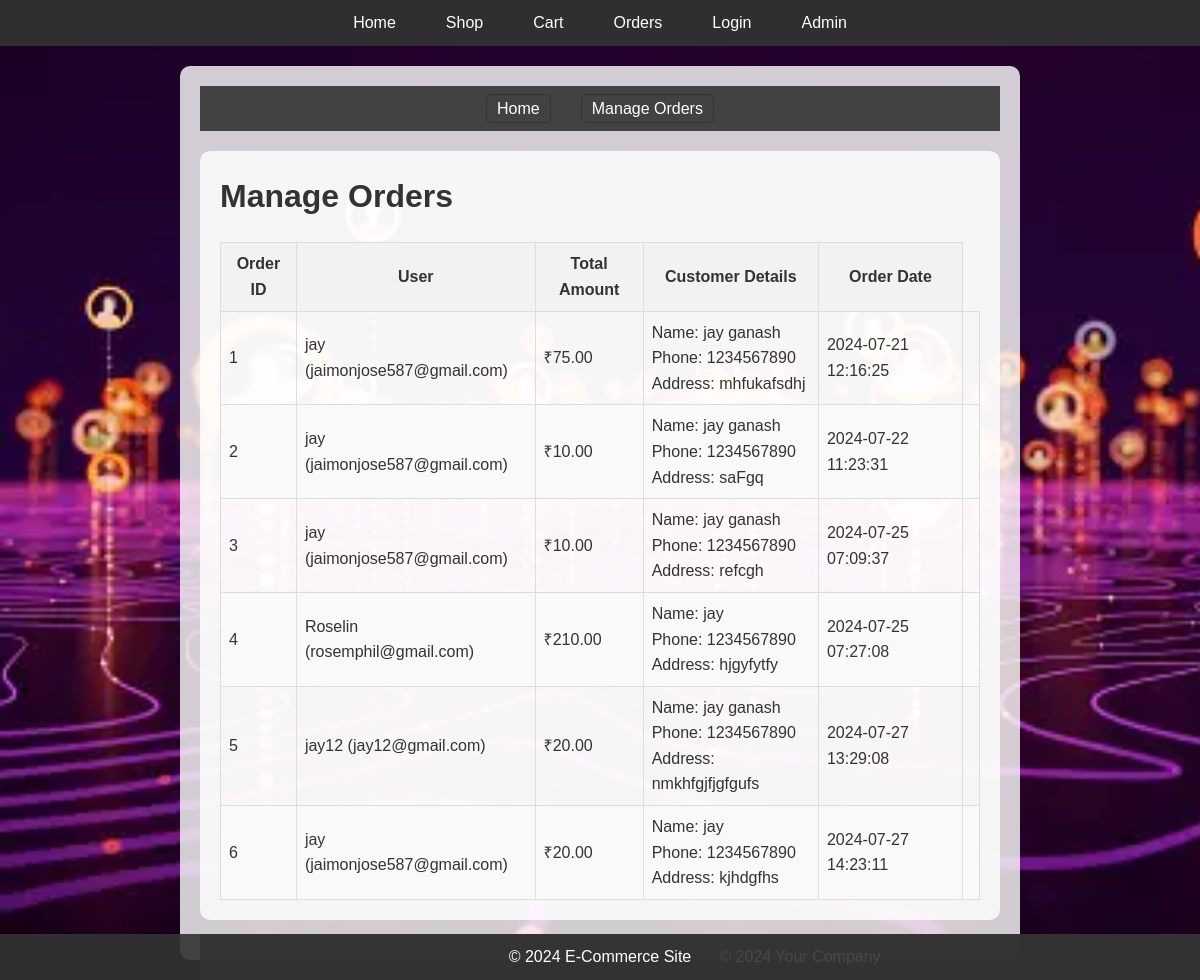
The page /admin_orders.php (signed in) on the database its author committed.
### tables this page shows
CREATE TABLE `orders` (
  `id` int(11) NOT NULL,
  `user_id` int(11) NOT NULL,
  `total_amount` decimal(10,2) NOT NULL,
  `STATUS` varchar(50) NOT NULL,
  `NAME` varchar(255) NOT NULL,
  `phone` varchar(20) NOT NULL,
  `address` text NOT NULL,
  `created_at` timestamp NOT NULL DEFAULT current_timestamp()
);

CREATE TABLE `users` (
  `id` int(11) NOT NULL,
  `username` varchar(50) NOT NULL,
  `password` varchar(255) NOT NULL,
  `email` varchar(255) NOT NULL,
  `role` enum('user','admin') DEFAULT 'user'
);

### admin_orders.php (the view, shortened to what this page needs)
<?php
include 'header.php';
include 'db.php';
$sql = "SELECT orders.id, orders.user_id, orders.total_amount, orders.status, orders.name, orders.phone, orders.address, orders.created_at, users.username, users.email
        FROM orders
        JOIN users ON orders.user_id = users.id";
$result = $conn->query($sql);
?>
<!DOCTYPE html>
<html lang="en">
<head>
</head>
<body>
    <header>
        <nav>
            <ul>
                <li><a href="admin.php">Home</a></li>
                <li><a href="admin_orders.php">Manage Orders</a></li>
            </ul>
        </nav>
    </header>
    <main>
        <h1>Manage Orders</h1>
        <table>
            <thead>
                <tr>
                    <th>Order ID</th>
                    <th>User</th>
                    <th>Total Amount</th>
                    <th>Customer Details</th>
                    <th>Order Date</th>
                </tr>
            </thead>
            <tbody>
                <?php
                if ($result->num_rows > 0) {
                    while ($row = $result->fetch_assoc()) {
                        echo "<tr>";
                        echo "<td>" . htmlspecialchars($row['id']) . "</td>";
                        echo "<td>" . htmlspecialchars($row['username']) . " (" . htmlspecialchars($row['email']) . ")</td>";
                        echo "<td>₹" . htmlspecialchars($row['total_amount']) . "</td>";
                        echo "<td>";
                        echo "Name: " . htmlspecialchars($row['name']) . "<br>";
                        echo "Phone: " . htmlspecialchars($row['phone']) . "<br>";
                        echo "Address: " . htmlspecialchars($row['address']);
                        echo "</td>";
                        echo "<td>" . htmlspecialchars($row['created_at']) . "</td>";
                        echo "<td>";
                        echo "</td>";
                        echo "</tr>";
                    }
                } else {
                    echo "<tr><td colspan='7'>No orders found.</td></tr>";
                }
                ?>
            </tbody>
        </table>
    </main>
    <footer>
        <p>&copy; 2024 Your Company</p>
    </footer>
</body>
</html>
<?php
include 'footer.php';
?>

### styles.css (style rules this page uses)
body, h1, h2, h3, p, ul { margin: 0; padding: 0; font-family: Arial, sans-serif; }
body { line-height: 1.6; background-image: url('images.jpg'); background-size: cover; background-repeat: no-repeat; background-attachment: fixed; color: #333; }
header { background: rgba(51, 51, 51, 0.9); color: #fff; padding: 10px 0; }
header nav ul { list-style: none; display: flex; justify-content: center; align-items: center; }
header nav ul li { margin: 0 15px; }
header nav ul li a { color: #fff; text-decoration: none; padding: 5px 10px; transition: background 0.3s; }
main { padding: 20px; max-width: 800px; margin: 20px auto; background-color: rgba(255, 255, 255, 0.8); border-radius: 10px; }
main h1, main h2 { margin-bottom: 20px; }
main p { margin-bottom: 10px; }
main a { color: #333; text-decoration: none; padding: 5px 10px; border: 1px solid #333; border-radius: 5px; transition: background 0.3s, color 0.3s; }
footer { background: rgba(51, 51, 51, 0.9); color: #fff; text-align: center; padding: 10px 0; position: fixed; bottom: 0; width: 100%; }
footer p { margin: 0; }

### admin_orders.php (style rules this page uses)
body, h1, h2, h3, p, ul { margin: 0; padding: 0; font-family: Arial, sans-serif; }
body { line-height: 1.6; background-image: url('images.jpg'); background-size: cover; background-repeat: no-repeat; background-attachment: fixed; color: #333; }
table { width: 100%; border-collapse: collapse; }
th, td { border: 1px solid #ddd; padding: 8px; }
th { background-color: #f2f2f2; }
tr:nth-child(even) { background-color: #f9f9f9; }
main { padding: 20px; max-width: 800px; margin: 20px auto; background-color: rgba(255, 255, 255, 0.8); border-radius: 10px; }
footer { background: rgba(51, 51, 51, 0.9); color: #fff; text-align: center; padding: 10px 0; position: fixed; bottom: 0; width: 100%; }
footer p { margin: 0; }

### rows shown on the page
orders: id "1", user.username "jay", user.email "jaimonjose587@gmail.com", total_amount "75.00", NAME "jay ganash", phone "1234567890", address "mhfukafsdhj", created_at "2024-07-21 12:16:25"
orders: id "2", user.username "jay", user.email "jaimonjose587@gmail.com", total_amount "10.00", NAME "jay ganash", phone "1234567890", address "saFgq", created_at "2024-07-22 11:23:31"
orders: id "3", user.username "jay", user.email "jaimonjose587@gmail.com", total_amount "10.00", NAME "jay ganash", phone "1234567890", address "refcgh", created_at "2024-07-25 07:09:37"
orders: id "4", user.username "Roselin", user.email "rosemphil@gmail.com", total_amount "210.00", NAME "jay", phone "1234567890", address "hjgyfytfy", created_at "2024-07-25 07:27:08"
orders: id "5", user.username "jay12", user.email "jay12@gmail.com", total_amount "20.00", NAME "jay ganash", phone "1234567890", address "nmkhfgjfjgfgufs", created_at "2024-07-27 13:29:08"
orders: id "6", user.username "jay", user.email "jaimonjose587@gmail.com", total_amount "20.00", NAME "jay", phone "1234567890", address "kjhdgfhs", created_at "2024-07-27 14:23:11"
